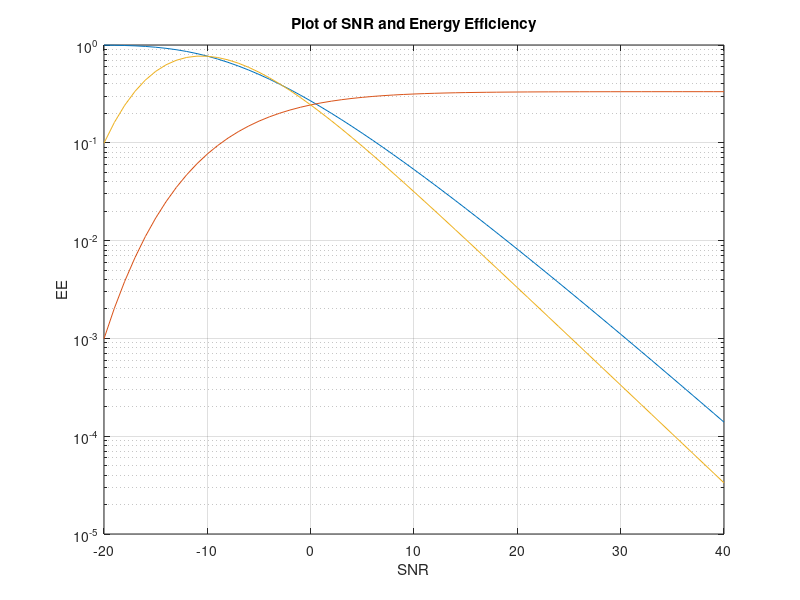

Here is the MATLAB script that generated this plot:
clc
close all;
d=0.5; alpha=2;
r=1;
gamma_th=2^r-1; %%% Threshold for SNR detection 
sigma_g=d^-alpha; sigma_r=(1-d)^-alpha;    %%% distance parameter 
beta=0.5  %%%Reflection co-efficient (in you derivation it is given as alpha)
snr_dB=-20:40
snr_lin=10.^(snr_dB./10);
M=3;
disp(length(snr_dB));
for i=1:M
    i
    for s=1:length(snr_dB)
        pout(i,s)=1-(2*sqrt(gamma_th./(beta.*sigma_g.*sigma_r.*snr_lin(s)))).*besselk(1,2*sqrt(gamma_th./(beta.*sigma_g.*sigma_r.*snr_lin(s))));  
    end
end
disp("POUT");
disp(pout)
pout_M_case=(1./M).*sum(pout) %%% outage probability for M user case, Let say M=3 dictates average outage performance for 3 transmitter scenario (if TDMA used).
disp("Pout-3");
disp(pout_M_case);
% %%% Throughput Performance/Average capacity
Tp=1./M*((1-pout_M_case)*r); %%% Vary M to get different throughput results
% %%% Energy efficiency
disp(snr_lin);
EE=Tp./(snr_lin);

%%% plots set 1
disp(length(snr_dB));
disp(length(pout_M_case));
semilogy(snr_dB, pout_M_case)
title('Plot of SNR and Outage Probability')
xlabel('SNR') 
ylabel('Outage Probability') 
hold on

hold on
grid on
plot(snr_dB, Tp)
title('Plot of SNR and Throughput')
xlabel('SNR') 
ylabel('Throughput')

plot(snr_dB, EE)
title('Plot of SNR and Energy Efficiency')
xlabel('SNR') 
ylabel('EE') 
hold off
% grid on